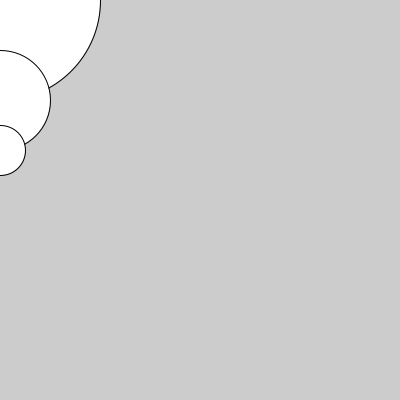
Frame 1 (no input)
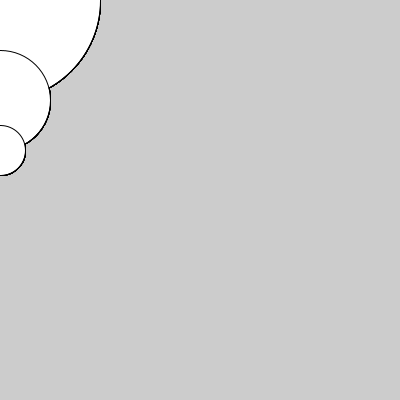
Frame 60 (the mouse pressed at the canvas centre just before this capture)
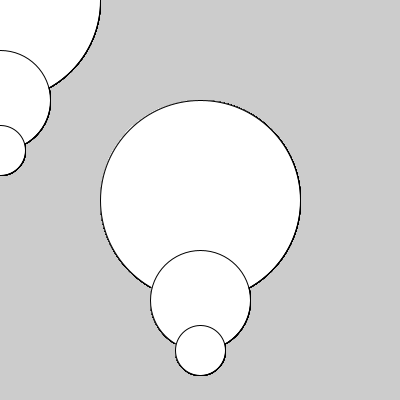
Frame 120 (the mouse held since frame 60 and released just before this capture)

The Processing sketch that drew these frames (run headless with seeded random() and noise(); from frame 60 on, the mouse is pressed at the canvas centre):

// Processing sketch: funcion_simple_1
// ── funcion_simple_1.pde
void setup(){
  size(400,400);
}

void draw(){
  dibujarMisEllipses(mouseX, mouseY);
}

// ── funciones.pde
void dibujarMisEllipses(int posX, int posY) {
  ellipse(posX, posY, 200, 200);
  ellipse(posX, posY + 100, 100, 100);
  ellipse(posX, posY + 150, 50, 50);
}
